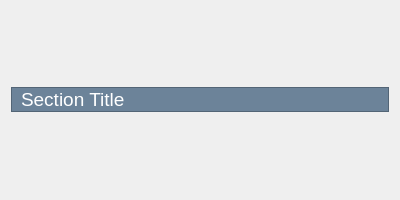
<?xml version="1.0" encoding="UTF-8"?>
<ui version="4.0">
 <class>Form</class>
 <widget class="QWidget" name="Form">
  <property name="geometry">
   <rect>
    <x>0</x>
    <y>0</y>
    <width>400</width>
    <height>200</height>
   </rect>
  </property>
  <property name="sizePolicy">
   <sizepolicy hsizetype="Preferred" vsizetype="Preferred">
    <horstretch>0</horstretch>
    <verstretch>0</verstretch>
   </sizepolicy>
  </property>
  <property name="windowTitle">
   <string>Form</string>
  </property>
  <layout class="QVBoxLayout" name="verticalLayout">
   <item>
    <widget class="QFrame" name="frame_title">
     <property name="sizePolicy">
      <sizepolicy hsizetype="Preferred" vsizetype="Fixed">
       <horstretch>0</horstretch>
       <verstretch>0</verstretch>
      </sizepolicy>
     </property>
     <property name="styleSheet">
      <string notr="true">color: rgb(255, 255, 255);
background-color: rgb(108, 131, 153);</string>
     </property>
     <property name="frameShape">
      <enum>QFrame::StyledPanel</enum>
     </property>
     <property name="frameShadow">
      <enum>QFrame::Raised</enum>
     </property>
     <layout class="QHBoxLayout" name="horizontalLayout">
      <property name="leftMargin">
       <number>9</number>
      </property>
      <property name="topMargin">
       <number>0</number>
      </property>
      <property name="rightMargin">
       <number>9</number>
      </property>
      <property name="bottomMargin">
       <number>0</number>
      </property>
      <item>
       <widget class="QLabel" name="title_label">
        <property name="sizePolicy">
         <sizepolicy hsizetype="Preferred" vsizetype="Fixed">
          <horstretch>0</horstretch>
          <verstretch>0</verstretch>
         </sizepolicy>
        </property>
        <property name="font">
         <font>
          <pointsize>14</pointsize>
          <weight>50</weight>
          <bold>false</bold>
         </font>
        </property>
        <property name="text">
         <string>Section Title</string>
        </property>
        <property name="alignment">
         <set>Qt::AlignLeading|Qt::AlignLeft|Qt::AlignVCenter</set>
        </property>
        <property name="wordWrap">
         <bool>true</bool>
        </property>
        <property name="margin">
         <number>9</number>
        </property>
        <property name="textInteractionFlags">
         <set>Qt::TextSelectableByMouse</set>
        </property>
       </widget>
      </item>
     </layout>
    </widget>
   </item>
  </layout>
 </widget>
 <resources/>
 <connections/>
</ui>
